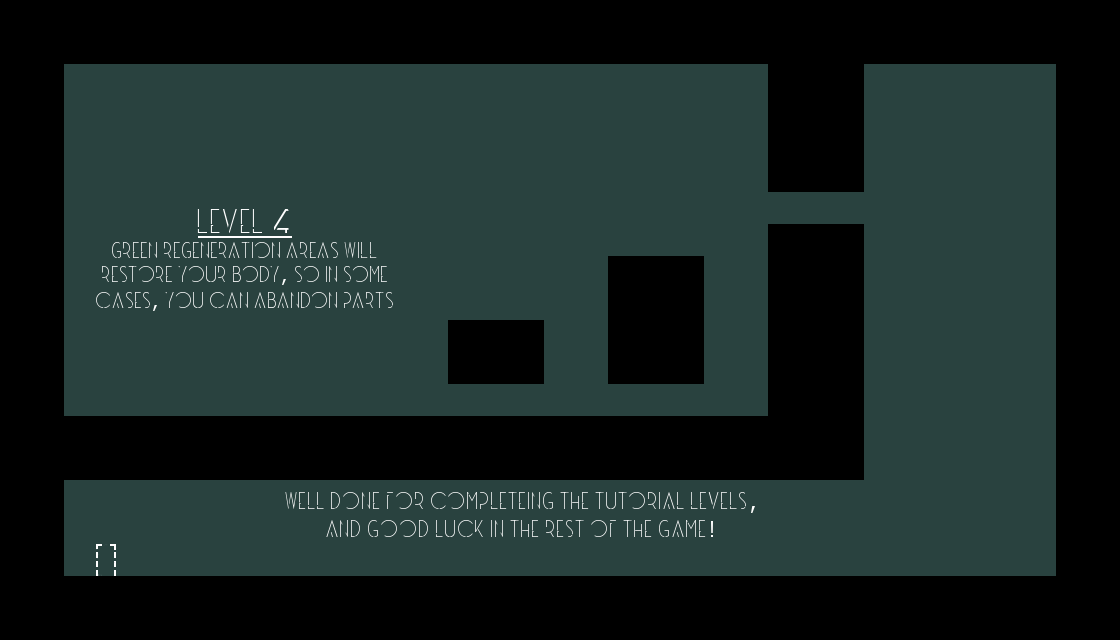

Tiled map render using the project's own tile images. Description and the map definition, with tile-layer contents summarised, below:
An orthogonal 35x20 tile map with 32x32 px tiles, 1 tile layer (Tile Layer 1) and 11 objects (refillBodyEntity, doorEntity).

<map version="1.0" orientation="orthogonal" renderorder="right-down" width="35" height="20" tilewidth="32" tileheight="32" backgroundcolor="#29423f" nextobjectid="19">
 <tileset firstgid="1" name="sprites4" tilewidth="32" tileheight="32">
  <image source="level4_sprites.png" width="2048" height="1024" />
 </tileset>
 <layer name="Tile Layer 1" width="35" height="20">
  <data>[700 cells, 700 non-empty, 680 distinct tile ids]</data>
 </layer>
 <objectgroup name="Collision">
  <object id="6" x="64" y="416" width="800" height="63" />
  <object id="7" x="1" y="0" width="61" height="638" />
  <object id="8" x="62" y="576" width="1049" height="63" />
  <object id="9" x="60" y="-1" width="1010" height="67" />
  <object id="10" x="448" y="319" width="94" height="65" />
  <object id="12" x="608" y="256" width="96" height="128" />
  <object id="14" x="768" y="224" width="95" height="193" />
  <object id="15" x="768" y="65" width="95" height="136" />
  <object id="16" x="1055" y="2" width="119" height="578" />
 </objectgroup>
 <objectgroup name="refillBody">
  <object id="1" name="refillBodyEntity" x="864" y="416" width="191" height="63" />
 </objectgroup>
 <objectgroup name="door">
  <object id="18" name="doorEntity" x="96" y="544" width="18" height="32" />
 </objectgroup>
</map>
